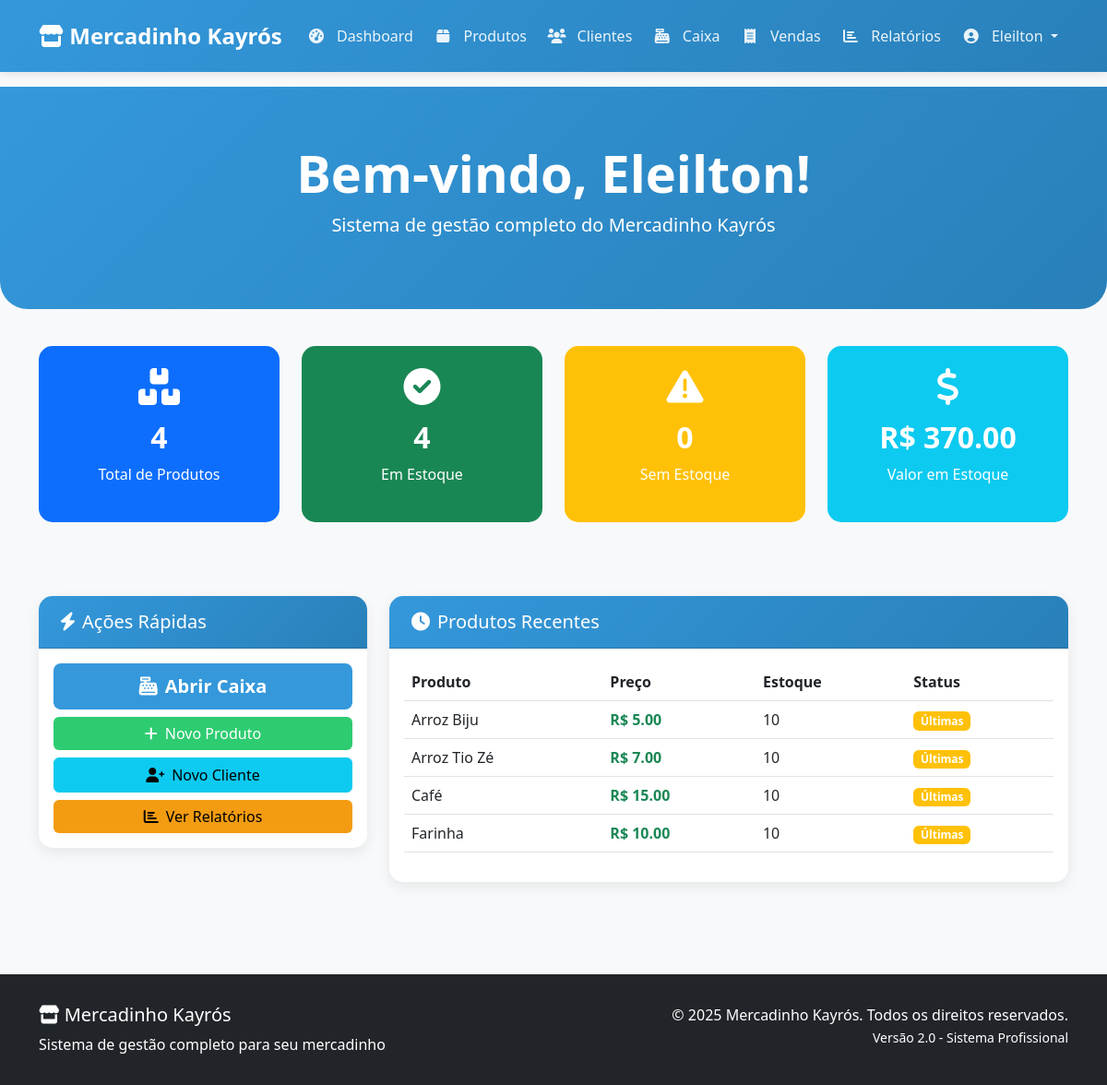
/dashboard (signed in), run on the app's committed database.
### tables this page shows
CREATE TABLE usuarios (
        id INTEGER PRIMARY KEY AUTOINCREMENT,
        username TEXT NOT NULL UNIQUE,
        password_hash TEXT NOT NULL
    );

CREATE TABLE produtos (
        id INTEGER PRIMARY KEY AUTOINCREMENT,
        nome TEXT NOT NULL,
        preco REAL NOT NULL,
        quantidade INTEGER NOT NULL,
        codigo_barras TEXT UNIQUE
    );

### app.py (the view)
@app.route('/dashboard')
@login_required
def dashboard():
    try:
        estatisticas = db.get_estatisticas_gerais()
        produtos_recentes = db.listar_produtos()[:5]  # ← Agora funciona corretamente
        return render_template('dashboard.html',
                             estatisticas=estatisticas,
                             produtos_recentes=produtos_recentes)
    except Exception as e:
        flash('Erro ao carregar dashboard.', 'danger')
        return redirect(url_for('produtos'))

### app.py (called while the page is built)
@login_manager.user_loader
def load_user(user_id):
    try:
        return db.get_user_by_id(int(user_id))
    except (ValueError, TypeError):
        return None

@app.before_request
def before_request():
    if request.method == 'POST':
        for key, value in request.form.items():
            if len(str(value)) > 1000:
                flash('Dados enviados são muito grandes!', 'danger')
                return redirect(url_for('index'))

@app.context_processor
def inject_template_vars():
    return {
        'current_year': datetime.utcnow().year,
        'current_user': current_user
    }

### logica_banco.py (called while the page is built)
def get_user_by_id(user_id):
    db = DatabaseManager()
    if not db.connect():
        return None
    user_data = db.fetch_one("SELECT * FROM usuarios WHERE id = ?", (user_id,))
    db.disconnect()
    if user_data:
        return User(
            id=user_data['id'],
            username=user_data['username'],
            password_hash=user_data['password_hash']
        )
    return None

def listar_produtos():
    db = DatabaseManager()
    if not db.connect():
        return []
    produtos = db.fetch_all("SELECT * FROM produtos ORDER BY nome")
    db.disconnect()
    return produtos  # Já convertido para dicionários pelo DatabaseManager

    def connect(self):
        try:
            self.conn = sqlite3.connect(self.db_name)
            self.conn.row_factory = sqlite3.Row  # Permite acessar resultados por nome da coluna
            self.cursor = self.conn.cursor()
            return True
        except sqlite3.Error as e:
            print(f"❌ Erro ao conectar com o banco: {e}")
            return False

    def disconnect(self):
        if self.conn:
            self.conn.close()

    def fetch_all(self, query, params=()):
        try:
            self.cursor.execute(query, params)
            rows = self.cursor.fetchall()
            return [dict(row) for row in rows]
        except sqlite3.Error as e:
            print(f"❌ Erro ao buscar dados: {e}")
            return []

    def fetch_one(self, query, params=()):
        try:
            self.cursor.execute(query, params)
            row = self.cursor.fetchone()
            return dict(row) if row else None
        except sqlite3.Error as e:
            print(f"❌ Erro ao buscar dado: {e}")
            return None

### templates/dashboard.html (shortened to what this page needs)
{% extends "base.html" %}
{% block content %}
<div class="hero-section">
    <div class="container text-center">
        <h1 class="display-4 fw-bold">Bem-vindo, {{ current_user.username }}!</h1>
        <p class="lead">Sistema de gestão completo do Mercadinho Kayrós</p>
    </div>
</div>
<div class="container">
    <div class="row mb-5">
        <div class="col-md-3 mb-3">
            <div class="stat-card bg-primary">
                <i class="fas fa-boxes"></i>
                <h3>{{ estatisticas.total_produtos or 0 }}</h3>
                <p>Total de Produtos</p>
            </div>
        </div>
        <div class="col-md-3 mb-3">
            <div class="stat-card bg-success">
                <i class="fas fa-check-circle"></i>
                <h3>{{ estatisticas.produtos_estoque or 0 }}</h3>
                <p>Em Estoque</p>
            </div>
        </div>
        <div class="col-md-3 mb-3">
            <div class="stat-card bg-warning">
                <i class="fas fa-exclamation-triangle"></i>
                <h3>{{ estatisticas.produtos_sem_estoque or 0 }}</h3>
                <p>Sem Estoque</p>
            </div>
        </div>
        <div class="col-md-3 mb-3">
            <div class="stat-card bg-info">
                <i class="fas fa-dollar-sign"></i>
                <h3>R$ {{ "%.2f"|format(estatisticas.valor_estoque or 0) }}</h3>
                <p>Valor em Estoque</p>
            </div>
        </div>
    </div>
    <div class="row">
        <div class="col-md-4 mb-4">
            <div class="card">
                <div class="card-header">
                    <h5 class="mb-0"><i class="fas fa-bolt me-2"></i>Ações Rápidas</h5>
                </div>
                <div class="card-body">
                    <div class="d-grid gap-2">
                        <a href="{{ url_for('caixa') }}" class="btn btn-primary btn-lg">
                            <i class="fas fa-cash-register me-2"></i>Abrir Caixa
                        </a>
                        <a href="{{ url_for('adicionar_produto') }}" class="btn btn-success">
                            <i class="fas fa-plus me-2"></i>Novo Produto
                        </a>
                        <a href="{{ url_for('adicionar_cliente') }}" class="btn btn-info">
                            <i class="fas fa-user-plus me-2"></i>Novo Cliente
                        </a>
                        <a href="{{ url_for('relatorios') }}" class="btn btn-warning">
                            <i class="fas fa-chart-bar me-2"></i>Ver Relatórios
                        </a>
                    </div>
                </div>
            </div>
        </div>
        <div class="col-md-8">
            <div class="card">
                <div class="card-header">
                    <h5 class="mb-0"><i class="fas fa-clock me-2"></i>Produtos Recentes</h5>
                </div>
                <div class="card-body">
                    {% if produtos_recentes %}
                    <div class="table-responsive">
                        <table class="table table-hover">
                            <thead>
                                <tr>
                                    <th>Produto</th>
                                    <th>Preço</th>
                                    <th>Estoque</th>
                                    <th>Status</th>
                                </tr>
                            </thead>
                            <tbody>
                                {% for produto in produtos_recentes %}
                                <tr>
                                    <td>{{ produto.nome }}</td>
                                    <td class="fw-bold text-success">R$ {{ "%.2f"|format(produto.preco) }}</td>
                                    <td>{{ produto.quantidade }}</td>
                                    <td>
                                        {% if produto.quantidade > 10 %}
                                        <span class="badge bg-success">Disponível</span>
                                        {% elif produto.quantidade > 0 %}
                                        <span class="badge bg-warning">Últimas</span>
                                        {% else %}
                                        <span class="badge bg-danger">Esgotado</span>
                                        {% endif %}
                                    </td>
                                </tr>
                                {% endfor %}
                            </tbody>
                        </table>
                    </div>
                    {% endif %}
                </div>
            </div>
        </div>
    </div>
</div>
{% endblock %}

### templates/base.html (shortened to what this page needs)
<!DOCTYPE html>
<html lang="pt-br">
<head>
    <link href="https://cdn.jsdelivr.net/npm/bootstrap@5.3.0/dist/css/bootstrap.min.css" rel="stylesheet">
    <link href="https://cdnjs.cloudflare.com/ajax/libs/font-awesome/6.0.0/css/all.min.css" rel="stylesheet">
</head>
<body>
    <nav class="navbar navbar-expand-lg navbar-dark">
        <div class="container">
            <a class="navbar-brand" href="{{ url_for('dashboard') }}">
                <i class="fas fa-store"></i> Mercadinho Kayrós
            </a>
            <div class="collapse navbar-collapse" id="navbarNav">
                <ul class="navbar-nav me-auto">
                    <li class="nav-item">
                        <a class="nav-link" href="{{ url_for('dashboard') }}">
                            <i class="fas fa-tachometer-alt"></i> Dashboard
                        </a>
                    </li>
                    <li class="nav-item">
                        <a class="nav-link" href="{{ url_for('produtos') }}">
                            <i class="fas fa-box"></i> Produtos
                        </a>
                    </li>
                    <li class="nav-item">
                        <a class="nav-link" href="{{ url_for('clientes') }}">
                            <i class="fas fa-users"></i> Clientes
                        </a>
                    </li>
                    <li class="nav-item">
                        <a class="nav-link" href="{{ url_for('caixa') }}">
                            <i class="fas fa-cash-register"></i> Caixa
                        </a>
                    </li>
                    <li class="nav-item">
                        <a class="nav-link" href="{{ url_for('vendas') }}">
                            <i class="fas fa-receipt"></i> Vendas
                        </a>
                    </li>
                    <li class="nav-item">
                        <a class="nav-link" href="{{ url_for('relatorios') }}">
                            <i class="fas fa-chart-bar"></i> Relatórios
                        </a>
                    </li>
                </ul>
                <ul class="navbar-nav">
                    {% if current_user.is_authenticated %}
                    <li class="nav-item dropdown">
                        <a class="nav-link dropdown-toggle" href="#" id="navbarDropdown" role="button" data-bs-toggle="dropdown">
                            <i class="fas fa-user-circle"></i> {{ current_user.username }}
                        </a>
                    </li>
                    {% else %}
                    <li class="nav-item">
                        <a class="nav-link" href="{{ url_for('login') }}">
                            <i class="fas fa-sign-in-alt"></i> Login
                        </a>
                    </li>
                    {% endif %}
                </ul>
            </div>
        </div>
    </nav>
    <main>
        {% block content %}{% endblock %}
    </main>
    <footer class="bg-dark text-white mt-5">
        <div class="container">
            <div class="row">
                <div class="col-md-6">
                    <h5><i class="fas fa-store"></i> Mercadinho Kayrós</h5>
                    <p class="mb-0">Sistema de gestão completo para seu mercadinho</p>
                </div>
                <div class="col-md-6 text-md-end">
                    <p class="mb-0">&copy; {{ current_year }} Mercadinho Kayrós. Todos os direitos reservados.</p>
                    <small>Versão 2.0 - Sistema Profissional</small>
                </div>
            </div>
        </div>
    </footer>
</body>
</html>

### templates/base.html (style rules this page uses)
:root { --primary: #3498db; --secondary: #e74c3c; --success: #2ecc71; --warning: #f39c12; --dark: #2c3e50; --light: #ecf0f1; }
body { background-color: #f8f9fa; font-family: 'Segoe UI', Tahoma, Geneva, Verdana, sans-serif; min-height: 100vh; display: flex; flex-direction: column; }
.navbar { background: linear-gradient(135deg, var(--primary), #2980b9); box-shadow: 0 2px 10px rgba(0,0,0,0.1); padding: 1rem 0; }
.navbar-brand { font-weight: 700; font-size: 1.5rem; color: white !important; }
.navbar-nav .nav-link { color: rgba(255,255,255,0.9) !important; font-weight: 500; padding: 0.5rem 1rem; border-radius: 5px; margin: 0 0.2rem; transition: all 0.3s ease; }
.navbar-nav .nav-link i { margin-right: 0.5rem; width: 20px; text-align: center; }
.btn-primary { background: var(--primary); border: none; padding: 10px 25px; font-weight: 600; transition: all 0.3s ease; }
.btn-success { background: var(--success); border: none; }
.btn-warning { background: var(--warning); border: none; }
.card { border: none; border-radius: 15px; box-shadow: 0 5px 15px rgba(0,0,0,0.08); transition: all 0.3s ease; margin-bottom: 20px; }
.card-header { background: linear-gradient(135deg, var(--primary), #2980b9); color: white; border-radius: 15px 15px 0 0 !important; font-weight: 600; padding: 1rem 1.5rem; }
.hero-section { background: linear-gradient(135deg, var(--primary), #2980b9); color: white; padding: 60px 0; margin-bottom: 40px; border-radius: 0 0 30px 30px; }
main { flex: 1; padding-bottom: 2rem; }
footer { background-color: var(--dark); color: white; padding: 2rem 0; margin-top: auto; }
.stat-card { text-align: center; padding: 1.5rem; border-radius: 15px; color: white; margin-bottom: 1rem; }
.stat-card i { font-size: 2.5rem; margin-bottom: 1rem; }
.stat-card h3 { font-size: 2rem; margin-bottom: 0.5rem; font-weight: 700; }

### data on the page
usuarios: username "Eleilton"
produtos: nome "Arroz Biju", preco "5.00", quantidade "10", shows "Últimas"
produtos: nome "Arroz Tio Zé", preco "7.00", quantidade "10", shows "Últimas"
produtos: nome "Café", preco "15.00", quantidade "10", shows "Últimas"
produtos: nome "Farinha", preco "10.00", quantidade "10", shows "Últimas"

### other printed values
{{ estatisticas.total_produtos or 0 }} "4"
{{ estatisticas.produtos_estoque or 0 }} "4"
{{ estatisticas.produtos_sem_estoque or 0 }} "0"
{{ "%.2f"|format(estatisticas.valor_estoque or 0) }} "370.00"
